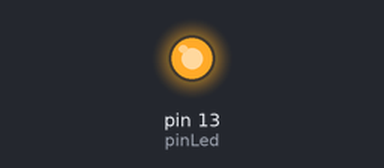
Recording of a sketch running on a simulated Arduino Uno, built with avr-gcc and run on an emulated ATmega328P. On the bench: output pins drawn as LEDs (lit = HIGH).

Above: at 5.0 s.
At 15.0 s:
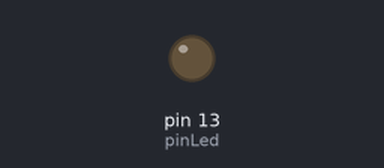
Timing chart, 0 to 26.0 s (numbered marks = the images above):
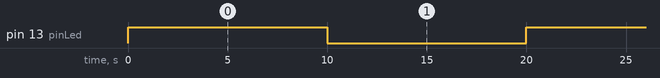

Measured:
- by itself, pin 13 (pinLed): alternates HIGH for 10.0 s and LOW for 10.0 s

The sketch:

LEDcomEconomia.ino
```cpp
#include <JeeLib.h>

int pinLed = 13;

ISR(WDT_vect){
  Sleepy::watchdogEvent();
}

void setup() {
  // put your setup code here, to run once:

  pinMode(pinLed, OUTPUT);
}

void loop() {
  // put your main code here, to run repeatedly:

  digitalWrite(pinLed, HIGH);
  Sleepy::loseSomeTime(10000);
 //delay(10000);

  digitalWrite(pinLed, LOW);
  Sleepy::loseSomeTime(10000);
  //delay(10000);

}
```
